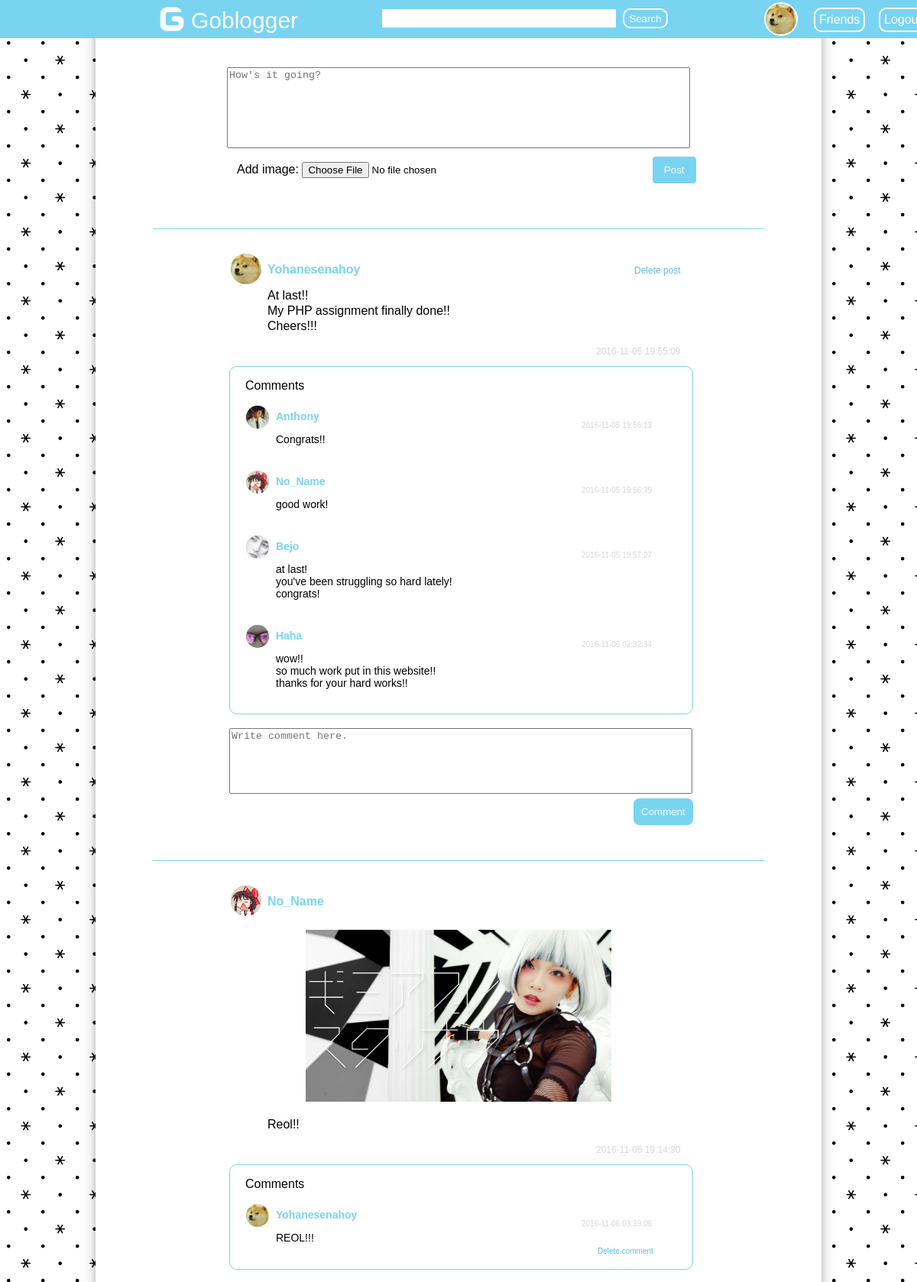
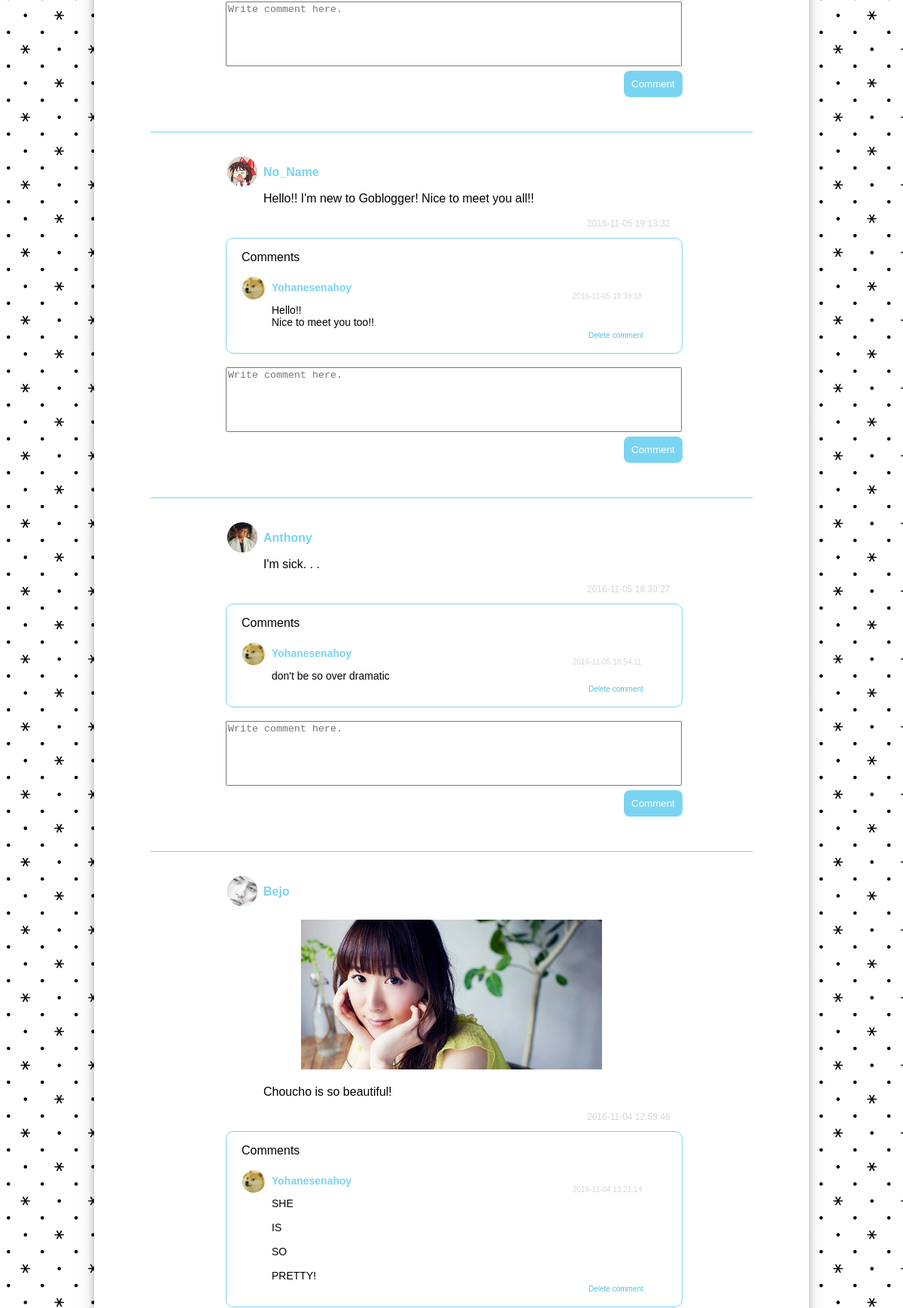
The app's page /home.php (signed in, upper part) with its own data (2 pictures, top to bottom).
### tables this page shows
CREATE TABLE `member` (
  `username` varchar(45) NOT NULL,
  `password` varchar(45) NOT NULL,
  `name` varchar(50) NOT NULL,
  `birthday` date NOT NULL,
  `email` varchar(50) NOT NULL,
  `gender` varchar(1) NOT NULL,
  `location` varchar(255) DEFAULT NULL,
  `occupation` varchar(255) DEFAULT NULL,
  `hobby` varchar(255) DEFAULT NULL,
  `profile_image` varchar(50) DEFAULT NULL,
  PRIMARY KEY (`username`)
);

CREATE TABLE `post` (
  `id_post` int(10) unsigned NOT NULL AUTO_INCREMENT,
  `username` varchar(45) NOT NULL,
  `content` text NOT NULL,
  `image` varchar(255) DEFAULT NULL,
  `date` datetime NOT NULL,
  PRIMARY KEY (`id_post`),
  KEY `FK_id_member` (`username`) USING BTREE,
  CONSTRAINT `FK_id_member` FOREIGN KEY (`username`) REFERENCES `member` (`username`)
);

CREATE TABLE `comment` (
  `id_comment` int(10) unsigned NOT NULL AUTO_INCREMENT,
  `id_post` int(10) unsigned NOT NULL,
  `username` varchar(45) NOT NULL,
  `comment` text NOT NULL,
  `date` datetime NOT NULL,
  PRIMARY KEY (`id_comment`),
  KEY `FK_username` (`username`),
  CONSTRAINT `FK_username` FOREIGN KEY (`username`) REFERENCES `member` (`username`)
);

### home.php (the view, shortened to what this page needs)
<!DOCTYPE html>
<html>
<head>
</head>
<body>
	<div id="wrapper">
		<div id="header">
			<a href="main.php" style="text-decoration:none; margin-left:200px; margin-top:-100px">
				<img src="images/resources/logo_no_background.png" style="width:50px; height:50px;">
				<span style="color:white; font-size:30px; margin-top: 10px; position:absolute; width:100px;">Goblogger</span>
			</a>
			<form method="post" action="search.php"  id="searchform">
				<input type="text" name="name" id="field_search" style="height:20px;">
				<input type="submit" name="submit" value="Search" style="height:26px;" id="button_search">
			</form>
			<div id="sidebar">
				<?php
					$conn = konek_db();
					$logged_username = $_COOKIE['logged_in'];
					$query = $conn->prepare("select profile_image from member where username=?");
					$query->bind_param("s", $logged_username);
					$result = $query->execute();
					$rows = $query->get_result();
					while($row = $rows->fetch_array()){
						$profile_image = $row['profile_image'];
						if($profile_image != null && $profile_image != '')
							echo "<a href=\"profile.php?username=$logged_username\"><img src=\"images/thumbnail/$profile_image\"></a>";
						else
							echo "<a href=\"profile.php?username=$logged_username\"><img src=\"images/resources/default_profile.png\"></a>";
					}
				?>
				<a href="friend.php" class="side_text">Friends</a>
				<a href="logout.php" class="side_text" id="sidetext">Logout</a>
			</div>
		</div>
		<div id="content">
			<div id="write">
				<form method="post" action="post.php" enctype="multipart/form-data" id="write_post">
					<textarea name="content" id="textarea" placeholder="How's it going?"></textarea>
					<label>Add image: </label><input type="file" name="image" accept=".jpg, .png, .bmp">
					<input type="submit" name="post" value="Post" id="button_post">
				</form>
				<div id="posts">
					<?php
						$conn = konek_db();
						$query = $conn->prepare("select post.*, member.name, member.profile_image FROM post left join member ON post.username = member.username where post.username in (select friend.username_friend from friend where friend.username = ?) or post.username = ? order by date desc");
						$query->bind_param("ss", $logged_username, $logged_username);
						$result = $query->execute();
						$rows = $query->get_result();
						while($row = $rows->fetch_array()){
							$id_post = $row['id_post'];
							$username = $row['username'];
							$name = $row['name'];
							$content = $row['content'];
							$image = $row['image'];
							$date = $row['date'];
							$profileimage = $row['profile_image'];
							echo "<hr><div id=\"post\">";
							if($profileimage != null && $profileimage != '')
								echo "<a href=\"profile.php?username=$username\" class=\"link_profile\"><img src=\"images/thumbnail/$profileimage\" class=\"image_profile\"></a>";
							else
								echo "<a href=\"profile.php?username=$username\" class=\"link_profile\"><img src=\"images/resources/default_profile.png\" class=\"image_profile\"></a>";
							echo "<a href=\"profile.php?username=$username\" id=\"username_name\">$name</a><br>";
							if ($username == $logged_username) {
								echo "<a href=\"delete_post.php?id_post=$id_post\" class=\"link_delete_post\">Delete post</a>";
							}
							if($image != null && $image != ''){
								echo "<img src=\"images/post/$image\" style=\"width:400px; margin-left:200px; margin-top:10px;\"><br><br>";
							}
							if ($username == $logged_username)
								echo "<br>";
							$content_new = nl2br($content);
							echo "<p style=\"margin-left:150px; margin-top:-2px; width:500px; text-align:justify; word-wrap:break-word; line-height:20px;\">$content_new</p>";
							echo "<p style=\"margin-left:580px; font-size:12px; color:#D6D6D6;\">$date</p>";
							$querycheck = $conn->prepare("select * from comment where id_post = $id_post");
							$resultcheck = $querycheck->execute();
							if($result){
								$resultcheck1 = $querycheck->get_result();
								if($resultcheck1->num_rows > 0){
									echo "<div class=\"comment_list\">";
									echo "<p style=\"margin-left:20px;\">Comments</p>";
									$query1 = $conn->prepare("select * from comment left join member ON comment.username = member.username where id_post = $id_post order by date asc");
									$result1 = $query1->execute();
									$rows1 = $query1->get_result();
									while($row1 = $rows1->fetch_array()){
										$id_comment = $row1['id_comment'];
										$commenter = $row1['username'];
										$commenter_name = $row1['name'];
										$comment = $row1['comment'];
										$date_comment = $row1['date'];
										$profileimagecommenter = $row1['profile_image'];
										if($profileimagecommenter != null && $profileimagecommenter != '')
											echo "<a href=\"profile.php?username=$commenter\" class=\"link_commenter\"><img src=\"images/thumbnail/$profileimagecommenter\" class=\"image_profile_commenter\"></a>";
										else
											echo "<a href=\"profile.php?username=$commenter\" class=\"link_commenter\"><img src=\"images/resources/default_profile.png\" class=\"image_profile_commenter\"></a>";
										echo "<a href=\"profile.php?username=$commenter\" class=\"commenter_name\">$commenter_name</a><br>";
										echo "<p style=\"color:#D6D6D6; font-size:10px; margin-left:460px; margin-top:-20px;\">$date_comment</p>";
										$comment_new = nl2br($comment);
										echo "<p style=\"margin-left:60px; margin-top: -5px; width:500px; text-align:justify; word-wrap:break-word; font-size:14px;\">$comment_new</p>";
										if ($commenter == $logged_username) {
											echo "<a href=\"delete_comment.php?id_comment=$id_comment\" class=\"link_delete_comment\">Delete comment</a>";
										}
										echo "<br>";
									}
									echo "</div><br>";
								}
								echo "<form method=\"post\" action=\"comment.php?id_post=$id_post&logged_username=$logged_username\" class=\"form_comment\">";
								echo "<textarea name=\"comment\" id=\"text_comment\" placeholder=\"Write comment here.\"></textarea><br>";
								echo "<input type=\"submit\" name=\"post_comment\" value=\"Comment\" id=\"button_comment\">";
								echo "</form>";
							}
							echo "</div>";
							echo "<br><br>";
						}
					 ?>
				</div>
			</div>
		</div>
	</div>
</body>
</html>

### home.php (style rules this page uses)
body { font-family: arial; background-image: url('images/resources/bg.png'); background-size: 30%; }
#header { margin-left:-8px; margin-top:-8px; width:100%; height:50px; background-color: #79D4F2; position:fixed; }
#content { margin: auto; padding-top: 80px; width:950px; min-height: 600px; box-shadow: 0 4px 8px 0 rgba(0, 0, 0, 0.2), 0 6px 20px 0 rgba(0, 0, 0, 0.19); background-color: white; }
#searchform { margin-left: 500px; margin-top: -43px; }
#field_search { width:300px; border: 1px solid white; }
#button_search { margin-left: 5px; color:white; border: 2px solid white; background-color: #79D4F2; border-radius: 10px; transition: background-color 300ms; }
#sidebar img { width:40px; height:40px; margin-left: 1000px; margin-top: -34px; position: absolute; border: 2px solid white; border-radius: 25px; }
.image_profile { width:40px; height:40px; border: 2px solid white; border-radius: 25px; vertical-align: top; background-color: #79D4F2; }
.link_profile { margin-left: 100px; }
.image_profile_commenter { width:30px; height:30px; border: 1.5px solid white; border-radius: 18.75px; vertical-align: top; background-color: #79D4F2; }
.link_commenter { margin-left: 20px; }
.side_text { text-decoration: none; color:white; position:absolute; margin-left:1065px; margin-top: -27px; border: 2px solid white; padding:5px; border-radius: 10px; transition: background-color 300ms; }
#sidetext { margin-left:1150px; }
#write { width:800px; margin-left: auto; margin-right: auto; }
#textarea { display: block; margin-left: auto; margin-right: auto; width:600px; height:100px; resize:none; margin-bottom: 10px; }
#write label { margin-left:110px; }
#button_post { padding-left:15px; padding-right:15px; padding-top: 10px; padding-bottom: 10px; color:white; margin-left: 200px; border: 1px solid white; background-color: #79D4F2; border-radius: 5px; }
#write_post { padding-bottom: 50px; }
#username_name { margin-left: 150px; display: block; margin-top:-30px; text-decoration: none; font-weight: bold; color: #79D4F2; width:300px; }
.commenter_name { margin-top: -25px; margin-left: 60px; font-size: 14px; display: block; text-decoration: none; font-weight: bold; color: #79D4F2; width:300px; }
.form_comment #text_comment { resize: none; width:600px; height:80px; margin-left: 100px; }
#button_comment { margin-left: 627px; color:white; padding:10px; border: 2px solid white; background-color: #79D4F2; border-radius: 10px; transition: background-color 300ms; }
.comment_list { margin-top: 10px; border: 1px solid #79D4F2; width:605px; margin-left:100px; border-radius: 10px; }
hr { margin-bottom: 30px; height:0px; border:0; border-top: 1px solid #79D4F2; }
.link_delete_post { font-size: 12px; display: block; margin-left: 630px; margin-top: -33px; color: #59BDDE; text-decoration: none; width:62px; }
.link_delete_comment { font-size: 10px; display: block; margin-top: -10px; margin-left: 481px; color: #59BDDE; text-decoration: none; width:75px; }

### records on screen
member: profile_image (picture)
post: username.profile_image (picture), username.name "Yohanesenahoy", content "At last!! My PHP assignment finally done!! Cheers!!!", date "2016-11-05 19:55:09"
comment: username.profile_image (picture), username.name "Anthony", date "2016-11-05 19:56:13", comment "Congrats!!"
comment: username.profile_image (picture), username.name "No_Name", date "2016-11-05 19:56:39", comment "good work!"
comment: username.profile_image (picture), username.name "Bejo", date "2016-11-05 19:57:27", comment "at last! you've been struggling so hard lately! congrats!"
comment: username.profile_image (picture), username.name "Haha", date "2016-11-06 02:32:34", comment "wow!! so much work put in this website!! thanks for your hard works!!"
post: username.profile_image (picture), username.name "No_Name", image (picture), content "Reol!!", date "2016-11-05 19:14:30"
comment: username.profile_image (picture), username.name "Yohanesenahoy", date "2016-11-06 03:39:06", comment "REOL!!!"
post: username.profile_image (picture), username.name "No_Name", content "Hello!! I'm new to Goblogger! Nice to meet you all!!", date "2016-11-05 19:13:32"
comment: username.profile_image (picture), username.name "Yohanesenahoy", date "2016-11-05 19:39:18", comment "Hello!! Nice to meet you too!!"
post: username.profile_image (picture), username.name "Anthony", content "I'm sick. . .", date "2016-11-05 18:39:27"
comment: username.profile_image (picture), username.name "Yohanesenahoy", date "2016-11-05 18:54:11", comment "don't be so over dramatic"
post: username.profile_image (picture), username.name "Bejo", image (picture), content "Choucho is so beautiful!", date "2016-11-04 12:59:46"
comment: username.profile_image (picture), username.name "Yohanesenahoy", date "2016-11-04 13:21:14", comment "SHE IS SO PRETTY!"
